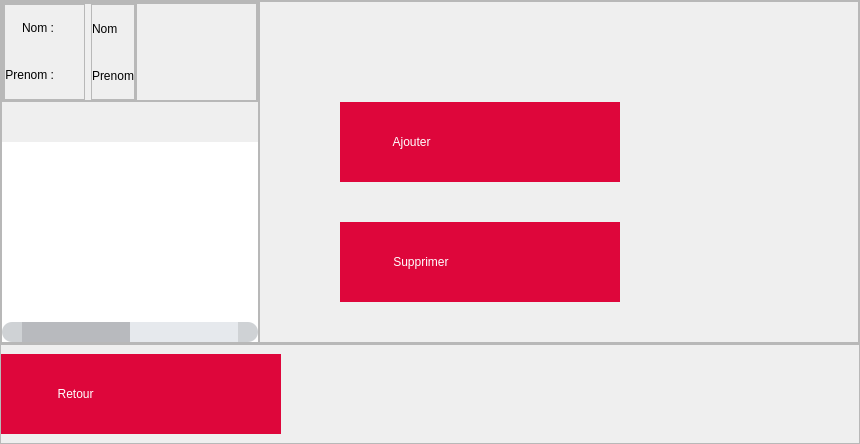
                   <widget class="QWidget" name="Images_page">
                    <layout class="QVBoxLayout" name="verticalLayout_31">
                     <property name="spacing">
                      <number>0</number>
                     </property>
                     <property name="leftMargin">
                      <number>0</number>
                     </property>
                     <property name="topMargin">
                      <number>0</number>
                     </property>
                     <property name="rightMargin">
                      <number>0</number>
                     </property>
                     <property name="bottomMargin">
                      <number>0</number>
                     </property>
                     <item>
                      <widget class="QFrame" name="frame_29">
                       <property name="frameShape">
                        <enum>QFrame::StyledPanel</enum>
                       </property>
                       <property name="frameShadow">
                        <enum>QFrame::Raised</enum>
                       </property>
                       <layout class="QHBoxLayout" name="horizontalLayout_12">
                        <property name="spacing">
                         <number>0</number>
                        </property>
                        <property name="leftMargin">
                         <number>0</number>
                        </property>
                        <property name="topMargin">
                         <number>0</number>
                        </property>
                        <property name="rightMargin">
                         <number>0</number>
                        </property>
                        <property name="bottomMargin">
                         <number>0</number>
                        </property>
                        <item>
                         <widget class="QFrame" name="frame_30">
                          <property name="frameShape">
                           <enum>QFrame::StyledPanel</enum>
                          </property>
                          <property name="frameShadow">
                           <enum>QFrame::Raised</enum>
                          </property>
                          <layout class="QVBoxLayout" name="verticalLayout_33">
                           <property name="spacing">
                            <number>40</number>
                           </property>
                           <property name="leftMargin">
                            <number>0</number>
                           </property>
                           <property name="topMargin">
                            <number>0</number>
                           </property>
                           <property name="rightMargin">
                            <number>0</number>
                           </property>
                           <property name="bottomMargin">
                            <number>0</number>
                           </property>
                           <item>
                            <widget class="QFrame" name="tablewidth_frame">
                             <property name="minimumSize">
                              <size>
                               <width>0</width>
                               <height>100</height>
                              </size>
                             </property>
                             <property name="maximumSize">
                              <size>
                               <width>16777215</width>
                               <height>100</height>
                              </size>
                             </property>
                             <property name="frameShape">
                              <enum>QFrame::StyledPanel</enum>
                             </property>
                             <property name="frameShadow">
                              <enum>QFrame::Raised</enum>
                             </property>
                             <layout class="QHBoxLayout" name="horizontalLayout_13">
                              <property name="spacing">
                               <number>0</number>
                              </property>
                              <property name="leftMargin">
                               <number>0</number>
                              </property>
                              <property name="topMargin">
                               <number>0</number>
                              </property>
                              <property name="rightMargin">
                               <number>0</number>
                              </property>
                              <property name="bottomMargin">
                               <number>0</number>
                              </property>
                              <item>
                               <widget class="QFrame" name="frame_35">
                                <property name="frameShape">
                                 <enum>QFrame::StyledPanel</enum>
                                </property>
                                <property name="frameShadow">
                                 <enum>QFrame::Raised</enum>
                                </property>
                                <layout class="QHBoxLayout" name="horizontalLayout_14">
                                 <property name="leftMargin">
                                  <number>0</number>
                                 </property>
                                 <property name="topMargin">
                                  <number>0</number>
                                 </property>
                                 <property name="rightMargin">
                                  <number>0</number>
                                 </property>
                                 <property name="bottomMargin">
                                  <number>0</number>
                                 </property>
                                 <item>
                                  <widget class="QFrame" name="frame_37">
                                   <property name="frameShape">
                                    <enum>QFrame::StyledPanel</enum>
                                   </property>
                                   <property name="frameShadow">
                                    <enum>QFrame::Raised</enum>
                                   </property>
                                   <layout class="QVBoxLayout" name="verticalLayout_36">
                                    <property name="spacing">
                                     <number>0</number>
                                    </property>
                                    <property name="leftMargin">
                                     <number>0</number>
                                    </property>
                                    <property name="topMargin">
                                     <number>0</number>
                                    </property>
                                    <property name="rightMargin">
                                     <number>30</number>
                                    </property>
                                    <property name="bottomMargin">
                                     <number>0</number>
                                    </property>
                                    <item>
                                     <widget class="QLabel" name="label_6">
                                      <property name="styleSheet">
                                       <string notr="true">font: 63 16pt &quot;Open Sans Semibold&quot;;</string>
                                      </property>
                                      <property name="text">
                                       <string>&lt;html&gt;&lt;head/&gt;&lt;body&gt;&lt;p align=&quot;right&quot;&gt;Nom :&lt;/p&gt;&lt;/body&gt;&lt;/html&gt;</string>
                                      </property>
                                     </widget>
                                    </item>
                                    <item>
                                     <widget class="QLabel" name="label_5">
                                      <property name="styleSheet">
                                       <string notr="true">font: 63 16pt &quot;Open Sans Semibold&quot;;</string>
                                      </property>
                                      <property name="text">
                                       <string>&lt;html&gt;&lt;head/&gt;&lt;body&gt;&lt;p align=&quot;right&quot;&gt;Prenom :&lt;/p&gt;&lt;/body&gt;&lt;/html&gt;</string>
                                      </property>
                                     </widget>
                                    </item>
                                   </layout>
                                  </widget>
                                 </item>
                                 <item>
                                  <widget class="QFrame" name="frame_36">
                                   <property name="frameShape">
                                    <enum>QFrame::StyledPanel</enum>
                                   </property>
                                   <property name="frameShadow">
                                    <enum>QFrame::Raised</enum>
                                   </property>
                                   <layout class="QVBoxLayout" name="verticalLayout_35">
                                    <property name="spacing">
                                     <number>0</number>
                                    </property>
                                    <property name="leftMargin">
                                     <number>0</number>
                                    </property>
                                    <property name="topMargin">
                                     <number>0</number>
                                    </property>
                                    <property name="rightMargin">
                                     <number>0</number>
                                    </property>
                                    <property name="bottomMargin">
                                     <number>0</number>
                                    </property>
                                    <item>
                                     <widget class="QLabel" name="nom_image_label">
                                      <property name="styleSheet">
                                       <string notr="true">font: 63 16pt &quot;Open Sans Semibold&quot;;</string>
                                      </property>
                                      <property name="text">
                                       <string>Nom</string>
                                      </property>
                                     </widget>
                                    </item>
                                    <item>
                                     <widget class="QLabel" name="prenom_image_label">
                                      <property name="styleSheet">
                                       <string notr="true">font: 63 16pt &quot;Open Sans Semibold&quot;;</string>
                                      </property>
                                      <property name="text">
                                       <string>Prenom</string>
                                      </property>
                                     </widget>
                                    </item>
                                   </layout>
                                  </widget>
                                 </item>
                                </layout>
                               </widget>
                              </item>
                              <item>
                               <widget class="QFrame" name="frame_34">
                                <property name="frameShape">
                                 <enum>QFrame::StyledPanel</enum>
                                </property>
                                <property name="frameShadow">
                                 <enum>QFrame::Raised</enum>
                                </property>
                               </widget>
                              </item>
                             </layout>
                            </widget>
                           </item>
                           <item>
                            <widget class="QTableWidget" name="images_tableWidget">
                             <property name="styleSheet">
                              <string notr="true">
QTableWidget{
background-color:rgb(255, 255, 255);
alternate-background-color:rgb(236, 236, 236);
color: rgb(0, 0, 0);
border: none;
font: 75 10pt &quot;Raleway&quot;;


}
QTableWidget::item{
border:none;
height:60px;
padding:10px;
color: rgb(0, 0, 0);
}
QTableWidget::item:hover{
background-color:#fce6eb;
}
QTableWidget::item:selected{
background-color: #f8cdd8;
}
QHeaderView::section{
background-color: rgb(222, 6, 59);
border:none;
height:60px;
}
QHeaderView::section:horizontal{
color:rgb(255, 255, 255);
height:0px;
font: 63 12pt &quot;Open Sans Semibold&quot;;
background-color: rgb(222, 6, 59);
border:none;
border-right:2px solid rgb(255, 255, 255);
}
QHeaderView::section:vertical{
width:0px;

}
QScrollBar:horizontal {
    border: none;
    background-color: rgb(230, 233, 237);
    height: 20px;
    margin: 0px 20px 0 20px;
	border-radius: 0px;
}
QScrollBar::handle:horizontal {
    
	background-color: rgb(184, 186, 190);
    min-width: 20px;
	border-radius: 0px
}
QScrollBar::handle:horizontal:hover {
   
	background-color: rgb(138, 140, 142);
}
QScrollBar::add-line:horizontal {
    border: none;
    background-color: rgb(207, 210, 213);
    width: 20px;
	border-top-right-radius: 10px;
    border-bottom-right-radius: 10px;
    subcontrol-position: right;
    subcontrol-origin: margin;
}
QScrollBar::sub-line:horizontal {
    border: none;
   background-color: rgb(207, 210, 213);
    width: 20px;
	border-top-left-radius: 10px;
    border-bottom-left-radius: 10px;
    subcontrol-position: left;
    subcontrol-origin: margin;
}
QScrollBar::up-arrow:horizontal, QScrollBar::down-arrow:horizontal
{
     background: none;
}
QScrollBar::add-page:horizontal, QScrollBar::sub-page:horizontal
{
     background: none;
}
 QScrollBar:vertical {
	border: none;
   background-color: rgb(230, 233, 237);
    width: 20px;
    margin: 20px 0 20px 0;
	border-radius: 0px;
 }
 QScrollBar::handle:vertical {	
	
	background-color: rgb(184, 186, 190);
    min-height: 20px;
	border-radius: 0px
 }
QScrollBar::handle:vertical:hover{	
	
	
	background-color: rgb(138, 140, 142);
    min-height: 20px;
	border-radius: 0px
 }
 QScrollBar::add-line:vertical {
     border: none;
     height: 20px;
	
	background-color: rgb(207, 210, 213);
	border-bottom-left-radius: 10px;
    border-bottom-right-radius: 10px;
     subcontrol-position: bottom;
     subcontrol-origin: margin;
 }
 QScrollBar::sub-line:vertical {
	border: none;
	background-color: rgb(207, 210, 213);
     height: 20px;
	border-top-left-radius: 10px;
    border-top-right-radius: 10px;
     subcontrol-position: top;
     subcontrol-origin: margin;
 }

 QScrollBar::up-arrow:vertical, QScrollBar::down-arrow:vertical {
     background: none;
 }

 QScrollBar::add-page:vertical, QScrollBar::sub-page:vertical {
     background: none;
 }</string>
                             </property>
                             <property name="verticalScrollBarPolicy">
                              <enum>Qt::ScrollBarAsNeeded</enum>
                             </property>
                             <property name="autoScrollMargin">
                              <number>2</number>
                             </property>
                             <property name="editTriggers">
                              <set>QAbstractItemView::NoEditTriggers</set>
                             </property>
                             <property name="selectionMode">
                              <enum>QAbstractItemView::SingleSelection</enum>
                             </property>
                             <property name="selectionBehavior">
                              <enum>QAbstractItemView::SelectRows</enum>
                             </property>
                             <attribute name="horizontalHeaderDefaultSectionSize">
                              <number>300</number>
                             </attribute>
                             <attribute name="verticalHeaderMinimumSectionSize">
                              <number>0</number>
                             </attribute>
                             <column>
                              <property name="text">
                               <string>id</string>
                              </property>
                             </column>
                             <column>
                              <property name="text">
                               <string>Image</string>
                              </property>
                             </column>
                            </widget>
                           </item>
                          </layout>
                         </widget>
                        </item>
                        <item>
                         <widget class="QFrame" name="frame_31">
                          <property name="minimumSize">
                           <size>
                            <width>600</width>
                            <height>0</height>
                           </size>
                          </property>
                          <property name="maximumSize">
                           <size>
                            <width>600</width>
                            <height>16777215</height>
                           </size>
                          </property>
                          <property name="frameShape">
                           <enum>QFrame::StyledPanel</enum>
                          </property>
                          <property name="frameShadow">
                           <enum>QFrame::Raised</enum>
                          </property>
                          <layout class="QVBoxLayout" name="verticalLayout_34">
                           <property name="spacing">
                            <number>40</number>
                           </property>
                           <property name="leftMargin">
                            <number>80</number>
                           </property>
                           <property name="topMargin">
                            <number>100</number>
                           </property>
                           <property name="rightMargin">
                            <number>0</number>
                           </property>
                           <property name="bottomMargin">
                            <number>0</number>
                           </property>
                           <item>
                            <widget class="QPushButton" name="btn_add_img">
                             <property name="minimumSize">
                              <size>
                               <width>280</width>
                               <height>80</height>
                              </size>
                             </property>
                             <property name="maximumSize">
                              <size>
                               <width>280</width>
                               <height>80</height>
                              </size>
                             </property>
                             <property name="styleSheet">
                              <string notr="true">
QPushButton {
color: rgb(255, 255, 255);
font: 63 12pt &quot;Open Sans Semibold&quot;;
    border-radius: 0px;
background-color: rgb(222, 6, 59);
border:none;
padding-left : 40px;
text-align:left;
    }
QPushButton:hover{
background-color: #e53862;
}QPushButton:pressed{
font: 63 11pt &quot;Open Sans Semibold&quot;;
background-color:#e85176;
}
</string>
                             </property>
                             <property name="text">
                              <string>    Ajouter</string>
                             </property>
                             <property name="icon">
                              <iconset resource="app_icons.qrc">
                               <normaloff>:/shared/icons - Copy/add_face.png</normaloff>:/shared/icons - Copy/add_face.png</iconset>
                             </property>
                             <property name="iconSize">
                              <size>
                               <width>40</width>
                               <height>40</height>
                              </size>
                             </property>
                            </widget>
                           </item>
                           <item>
                            <widget class="QPushButton" name="btn_del_img">
                             <property name="minimumSize">
                              <size>
                               <width>280</width>
                               <height>80</height>
                              </size>
                             </property>
                             <property name="maximumSize">
                              <size>
                               <width>280</width>
                               <height>80</height>
                              </size>
                             </property>
                             <property name="styleSheet">
                              <string notr="true">
QPushButton {
color: rgb(255, 255, 255);
font: 63 12pt &quot;Open Sans Semibold&quot;;
    border-radius: 0px;
background-color: rgb(222, 6, 59);
border:none;
padding-left : 40px;
text-align:left;
    }
QPushButton:hover{
background-color: #e53862;
}QPushButton:pressed{
font: 63 11pt &quot;Open Sans Semibold&quot;;
background-color:#e85176;
}
</string>
                             </property>
                             <property name="text">
                              <string>    Supprimer</string>
                             </property>
                             <property name="icon">
                              <iconset resource="app_icons.qrc">
                               <normaloff>:/shared/icons - Copy/remove_face.png</normaloff>:/shared/icons - Copy/remove_face.png</iconset>
                             </property>
                             <property name="iconSize">
                              <size>
                               <width>40</width>
                               <height>40</height>
                              </size>
                             </property>
                            </widget>
                           </item>
                           <item>
                            <widget class="QFrame" name="frame_32">
                             <property name="frameShape">
                              <enum>QFrame::StyledPanel</enum>
                             </property>
                             <property name="frameShadow">
                              <enum>QFrame::Raised</enum>
                             </property>
                            </widget>
                           </item>
                          </layout>
                         </widget>
                        </item>
                       </layout>
                      </widget>
                     </item>
                     <item>
                      <widget class="QFrame" name="frame_28">
                       <property name="minimumSize">
                        <size>
                         <width>0</width>
                         <height>100</height>
                        </size>
                       </property>
                       <property name="maximumSize">
                        <size>
                         <width>16777215</width>
                         <height>100</height>
                        </size>
                       </property>
                       <property name="frameShape">
                        <enum>QFrame::StyledPanel</enum>
                       </property>
                       <property name="frameShadow">
                        <enum>QFrame::Raised</enum>
                       </property>
                       <layout class="QVBoxLayout" name="verticalLayout_32">
                        <property name="spacing">
                         <number>0</number>
                        </property>
                        <property name="leftMargin">
                         <number>0</number>
                        </property>
                        <property name="topMargin">
                         <number>0</number>
                        </property>
                        <property name="rightMargin">
                         <number>0</number>
                        </property>
                        <property name="bottomMargin">
                         <number>0</number>
                        </property>
                        <item>
                         <widget class="QPushButton" name="btn_images_return">
                          <property name="minimumSize">
                           <size>
                            <width>280</width>
                            <height>80</height>
                           </size>
                          </property>
                          <property name="maximumSize">
                           <size>
                            <width>280</width>
                            <height>80</height>
                           </size>
                          </property>
                          <property name="styleSheet">
                           <string notr="true">
QPushButton {
color: rgb(255, 255, 255);
font: 63 12pt &quot;Open Sans Semibold&quot;;
    border-radius: 0px;
background-color: rgb(222, 6, 59);
border:none;
padding-left : 40px;
text-align:left;
    }
QPushButton:hover{
background-color: #e53862;
}QPushButton:pressed{
font: 63 11pt &quot;Open Sans Semibold&quot;;
background-color:#e85176;
}
</string>
                          </property>
                          <property name="text">
                           <string>     Retour</string>
                          </property>
                          <property name="icon">
                           <iconset resource="app_icons.qrc">
                            <normaloff>:/shared/icons/previous.png</normaloff>:/shared/icons/previous.png</iconset>
                          </property>
                          <property name="iconSize">
                           <size>
                            <width>30</width>
                            <height>40</height>
                           </size>
                          </property>
                         </widget>
                        </item>
                       </layout>
                      </widget>
                     </item>
                    </layout>
                   </widget>
